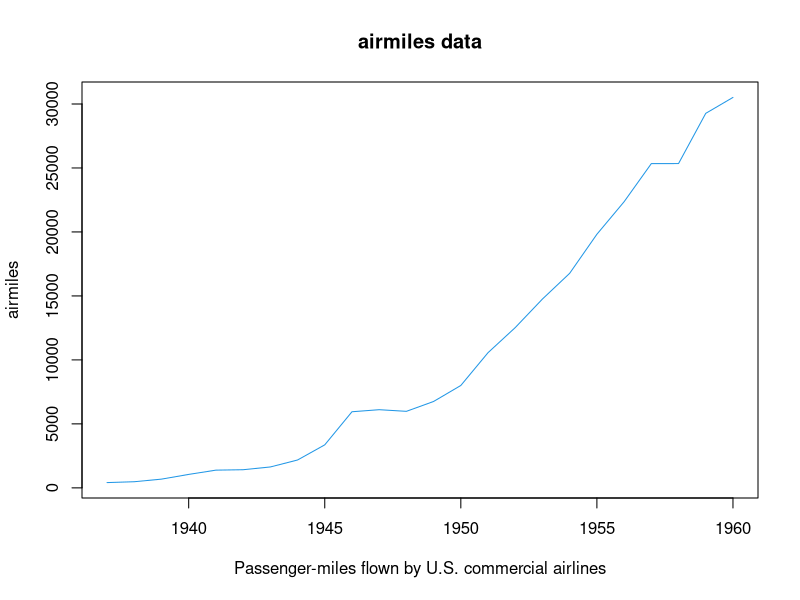
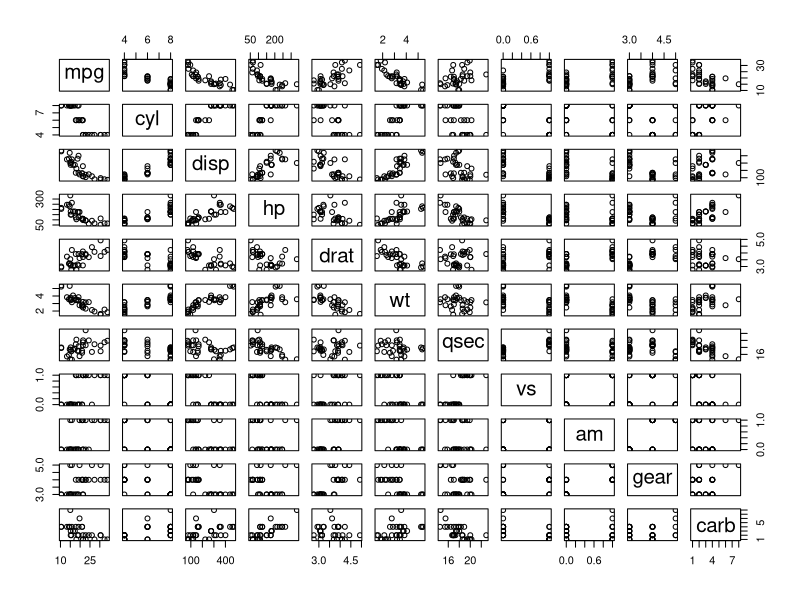
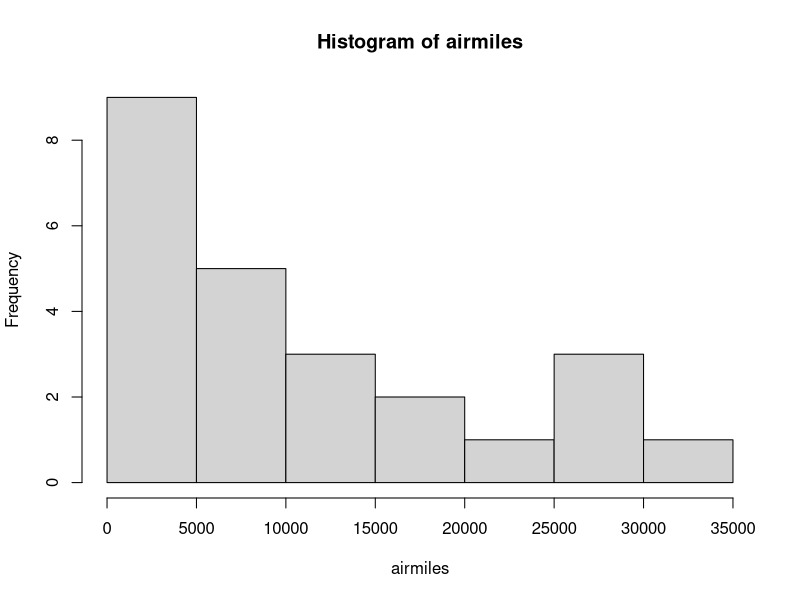

These figures' R source, in order: (Note: this script raises an error after producing the figures.)
#working with data.frames

?airmiles
require(graphics)
plot(airmiles, main = "airmiles data",
     xlab = "Passenger-miles flown by U.S. commercial airlines", col = 4)

head(airmiles) # first 6 rows

tail(airmiles) #last 6 rows

summary(mtcars) #simple xy plot function of R Base

str(mtcars)

plot(mtcars)

hist(airmiles)

head(mtcars)

sum(mtcars$wt)

attach(mtcars) #attach to R session environment

sum(wt) #now R knows which data.frame to use since it is attached

detach(mtcars) # remove it from environment

sum(wt) # error message since mtcars it not attached any more

mtcars[2,6]  # 6 row 2nd variable

mtcars[c(2,5,8),6]
